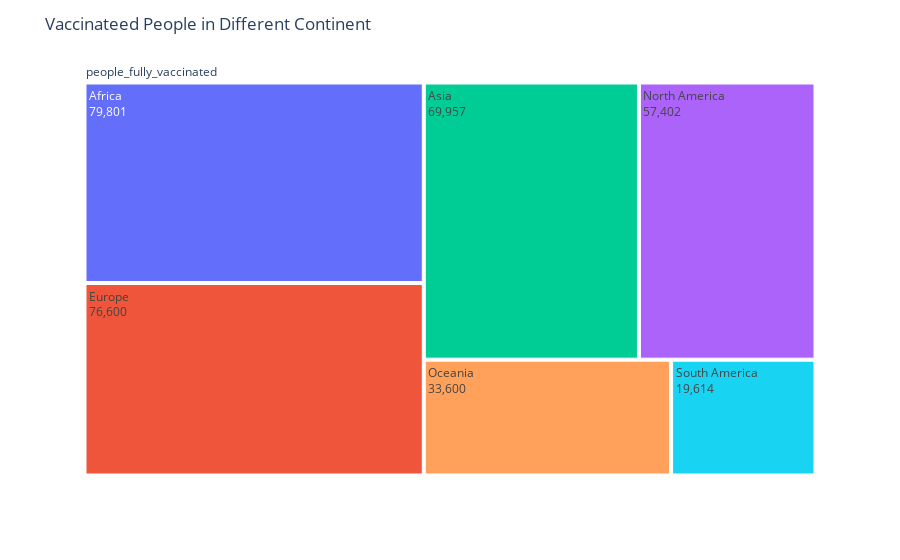

The cell this chart's notebook holds for it:
### Code cell
fig_continent_vaccinate_count = px.treemap(continent_count, path=[px.Constant("people_fully_vaccinated"), "continent"], values="people_fully_vaccinated").update_layout(title='Vaccinateed People in Different Continent').update_traces(textinfo="label+value")
fig_continent_vaccinate_count

### Figure 1 — Plotly figure (JSON) as saved in the notebook; plotly's stock layout.template omitted (floating-point values rounded to 4 significant figures)
{"data": [{"branchvalues": "total", "domain": {"x": [0, 1], "y": [0, 1]}, "hovertemplate": "labels=%{label}<br>people_fully_vaccinated=%{value}<br>parent=%{parent}<br>id=%{id}<extra></extra>", "ids": ["people_fully_vaccinated/Africa", "people_fully_vaccinated/Asia", "people_fully_vaccinated/Europe", "people_fully_vaccinated/North America", "people_fully_vaccinated/Oceania", "people_fully_vaccinated/South America", "people_fully_vaccinated"], "labels": ["Africa", "Asia", "Europe", "North America", "Oceania", "South America", "people_fully_vaccinated"], "name": "", "parents": ["people_fully_vaccinated", "people_fully_vaccinated", "people_fully_vaccinated", "people_fully_vaccinated", "people_fully_vaccinated", "people_fully_vaccinated", ""], "textinfo": "label+value", "type": "treemap", "values": [79801, 69957, 76600, 57402, 33600, 19614, 336974]}], "layout": {"legend": {"tracegroupgap": 0}, "margin": {"t": 60}, "title": {"text": "Vaccinateed People in Different Continent"}}}
